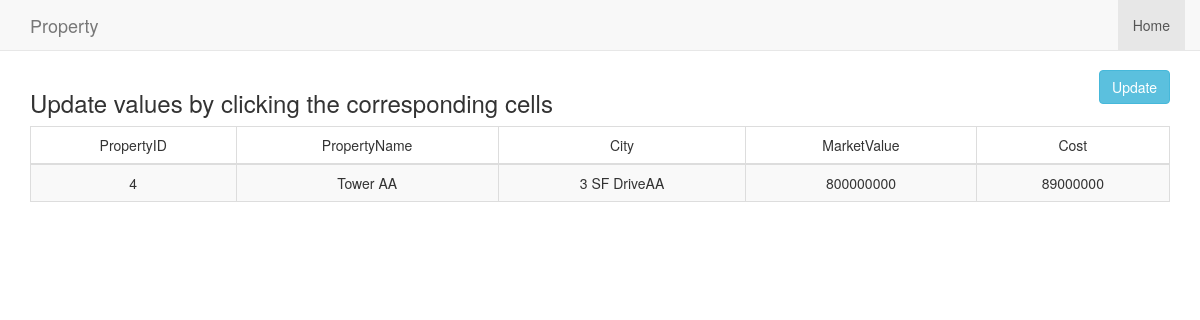
Page /task3_edit/4 on the earlier database version.
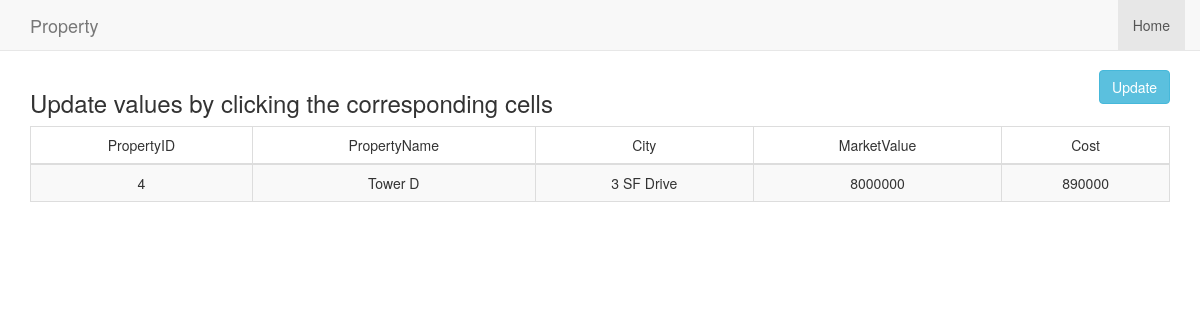
Same page on the later database version.
### tables this page shows
CREATE TABLE `Property` (
	`PropertyID`	INTEGER NOT NULL PRIMARY KEY AUTOINCREMENT,
	`PropertyName`	TEXT,
	`City`	TEXT,
	`MarketValue`	NUMERIC,
	`Cost`	NUMERIC
);

### run.py (the view)
@app.route('/task3_edit/<string:id>', methods=['GET'])
def task3_edit(id):
	property_id = id
	try:
		con = sql.connect("Database.db")
		con.row_factory = sql.Row
		cur = con.cursor()
		cur.execute("SELECT * FROM Property WHERE PropertyID = ?", [property_id])
		Query1 = cur.fetchall();
	except Error as e:
		print(e)
	finally:
		return render_template("edit.html", Query1 = Query1, id = property_id)

### templates/edit.html (shortened to what this page needs)
<!doctype html>
<html>
<head>
   <link href="http://maxcdn.bootstrapcdn.com/bootstrap/3.3.5/css/bootstrap.min.css" rel="stylesheet"/>
   <body>
      <nav id="siteNav" class="navbar navbar-default navbar-fixed-top" role="navigation">
        <div class="container">
            <div class="navbar-header">
                <a class="navbar-brand" href="#">
                    Property
                </a>
            </div>
            <div class="collapse navbar-collapse" id="navbar">
                <ul class="nav navbar-nav navbar-right">
                    <li class = "active">
                        <a href="#">Home</a>
                    </li>
                </ul>
            </div>
        </div>
    </nav>
        <div class="container">
            <form method="post" novalidate="novalidate">
                    <div class="row">
                      <div class="col-sm-9">
                        <h3>Update values by clicking the corresponding cells</h3>
                      </div>
                        <div class="col-sm-3">
                           <div class="form-group">
                               <button type="submit" name="update1" id="update1" value="Update" class="btn btn-info pull-right" required="required">Update</button>
                           </div>
                        </div>
                    </div>
            </form>
        </div>
        <div class="container">
         <div class="container-fluid">
            <div class="row">
              <div class="col-6 align-self-center">
                  <table class = "table table-bordered table-striped text-center" border = 1>
                     <thead>
                        <td>PropertyID</td>
                        <td>PropertyName</td>
                        <td>City</td>
                        <td>MarketValue</td>
                        <td>Cost</td>
                     </thead>
                     {% for row in Query1 %}
                        <tr>
                           <td>{{row["PropertyID"]}}</td>
                           <td contenteditable="true" name="name" id="name">{{row["PropertyName"]}}</td>
                           <td contenteditable="true" name="city" id="city"> {{row["City"]}}</td>
                           <td contenteditable="true" name="value" id="value">{{row['MarketValue']}}</td>
                           <td contenteditable="true" name="cost" id="cost">{{row['Cost']}}</td>
                        </tr>
                     {% endfor %}
                  </table>
               </div>
            </div>
         </div>
      </div>
   </body>
</html>

Differences in the rows shown:
changed Property id 4: PropertyName "Tower AA" → "Tower D"; City "3 SF DriveAA" → "3 SF Drive"; MarketValue "800000000" → "8000000"; Cost "89000000" → "890000"
